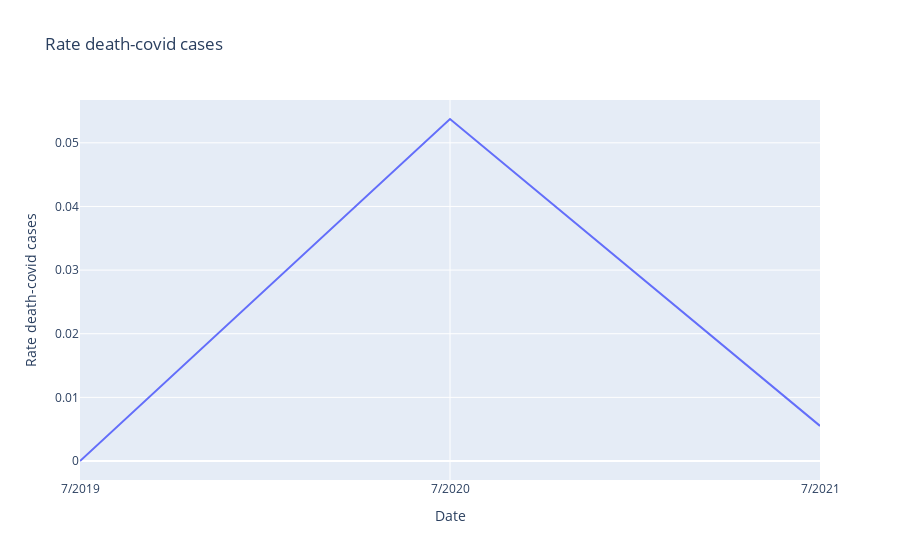

The cell this chart's notebook holds for it:
### Code cell
# Relation between new cases and deaths

relation2020 = deaths072020 / covidcases_072020

print(f'The relation is {relation2020:.3f}')

relation2021 = deaths072021 / covidcases_072021

print(f'The relation is {relation2021:.3f}')

# Create data frame
relations = [0, relation2020, relation2021]
datarelations = [[date[0], relations[0]], [date[1], relations[1]], [date[2], relations[2]]]

df4 = pd.DataFrame(datarelations, columns=['Date', 'Rate death-covid cases'])
df4.head()

# Plot data
fig = px.line(df4, x='Date', y='Rate death-covid cases', 
             title='Rate death-covid cases')

fig.update_traces(text=df4['Rate death-covid cases'])
fig.show()

### Figure 1 — Plotly figure (JSON) as saved in the notebook; plotly's stock layout.template omitted (floating-point values rounded to 4 significant figures)
{"data": [{"hovertemplate": "Date=%{x}<br>Rate death-covid cases=%{y}<extra></extra>", "legendgroup": "", "line": {"color": "#636efa", "dash": "solid"}, "marker": {"symbol": "circle"}, "mode": "lines", "name": "", "orientation": "v", "showlegend": false, "text": [0, 0.05374, 0.005515], "type": "scatter", "x": ["7/2019", "7/2020", "7/2021"], "xaxis": "x", "y": [0, 0.05374, 0.005515], "yaxis": "y"}], "layout": {"legend": {"tracegroupgap": 0}, "title": {"text": "Rate death-covid cases"}, "xaxis": {"anchor": "y", "domain": [0, 1], "title": {"text": "Date"}}, "yaxis": {"anchor": "x", "domain": [0, 1], "title": {"text": "Rate death-covid cases"}}}}
